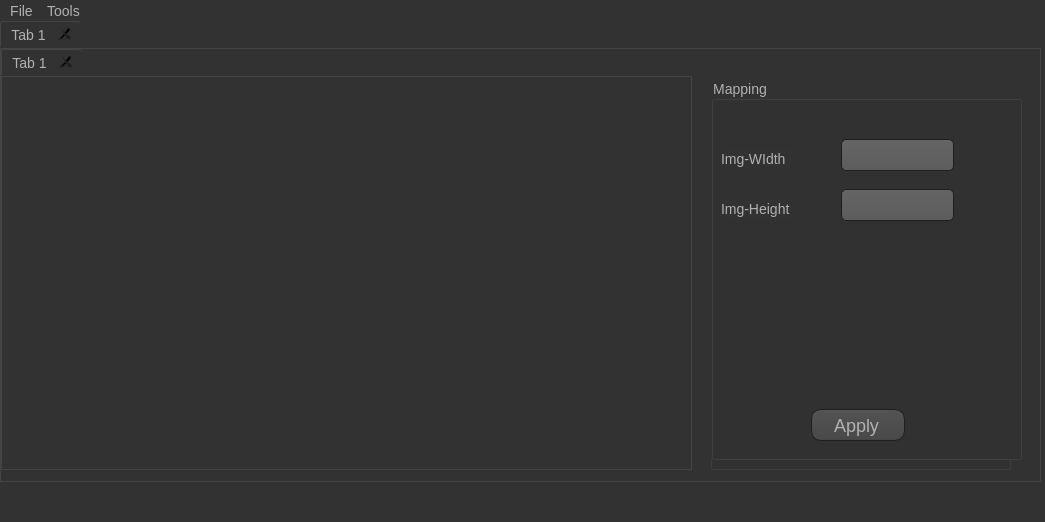
<?xml version="1.0" encoding="UTF-8"?>
<ui version="4.0">
 <class>MainWindow</class>
 <widget class="QMainWindow" name="MainWindow">
  <property name="geometry">
   <rect>
    <x>0</x>
    <y>0</y>
    <width>1045</width>
    <height>522</height>
   </rect>
  </property>
  <property name="windowTitle">
   <string>MainWindow</string>
  </property>
  <property name="styleSheet">
   <string notr="true">QToolTip
{
     border: 1px solid black;
     background-color: #ffa02f;
     padding: 1px;
     border-radius: 3px;
     opacity: 100;
}

QWidget
{
    color: #b1b1b1;
    background-color: #323232;
    font-size: 14px;

}

QWidget:item:hover
{
    background-color: QLinearGradient( x1: 0, y1: 0, x2: 0, y2: 1, stop: 0 #ffa02f, stop: 1 #ca0619);
    color: #000000;
}

QWidget:item:selected
{
    background-color: QLinearGradient( x1: 0, y1: 0, x2: 0, y2: 1, stop: 0 #ffa02f, stop: 1 #d7801a);
}

QMenuBar::item
{
    background: transparent;
}

QMenuBar::item:selected
{
    background: transparent;
    border: 1px solid #ffaa00;
}

QMenuBar::item:pressed
{
    background: #444;
    border: 1px solid #000;
    background-color: QLinearGradient(
        x1:0, y1:0,
        x2:0, y2:1,
        stop:1 #212121,
        stop:0.4 #343434/*,
        stop:0.2 #343434,
        stop:0.1 #ffaa00*/
    );
    margin-bottom:-1px;
    padding-bottom:1px;
}

QMenu
{
    border: 1px solid #000;
}

QMenu::item
{
    padding: 2px 20px 2px 20px;
}

QMenu::item:selected
{
    color: #000000;
}

QWidget:disabled
{
    color: #404040;
    background-color: #323232;
}

QAbstractItemView
{
    background-color: QLinearGradient( x1: 0, y1: 0, x2: 0, y2: 1, stop: 0 #4d4d4d, stop: 0.1 #646464, stop: 1 #5d5d5d);
}

QWidget:focus
{
    /*border: 2px solid QLinearGradient( x1: 0, y1: 0, x2: 0, y2: 1, stop: 0 #ffa02f, stop: 1 #d7801a);*/
}

QLineEdit
{
    background-color: QLinearGradient( x1: 0, y1: 0, x2: 0, y2: 1, stop: 0 #4d4d4d, stop: 0 #646464, stop: 1 #5d5d5d);
    padding: 1px;
    border-style: solid;
    border: 1px solid #1e1e1e;
    border-radius: 5;
}

QPushButton
{
    color: #b1b1b1;
    background-color: QLinearGradient( x1: 0, y1: 0, x2: 0, y2: 1, stop: 0 #565656, stop: 0.1 #525252, stop: 0.5 #4e4e4e, stop: 0.9 #4a4a4a, stop: 1 #464646);
    border-width: 1px;
    border-color: #1e1e1e;
    border-style: solid;
    border-radius: 10;
    padding: 3px;
    font-size: 18px;
    padding-left: 5px;
    padding-right: 8px;
}

QPushButton:pressed
{
    background-color: QLinearGradient( x1: 0, y1: 0, x2: 0, y2: 1, stop: 0 #2d2d2d, stop: 0.1 #2b2b2b, stop: 0.5 #292929, stop: 0.9 #282828, stop: 1 #252525);
}

QComboBox
{
    selection-background-color: #3D7848;
    background-color: #3D7848;
    border-style: solid;
    border: 1px solid #1e1e1e;
    border-radius: 5;
    font-size: 18px;

}

QComboBox:hover,QPushButton:hover
{
    border: 2px solid QLinearGradient( x1: 0, y1: 0, x2: 0, y2: 1, stop: 0 #ffa02f, stop: 1 #d7801a);
}


QComboBox:on
{
    padding-top: 3px;
    padding-left: 4px;
    background-color: #3D7848 ;
    selection-background-color: #3D7848;
}

QComboBox QAbstractItemView
{
    border: 2px solid darkgray;
    selection-background-color: #3D7848;
}

QComboBox::drop-down
{
     subcontrol-origin: padding;
     subcontrol-position: top right;
     width: 15px;

     border-left-width: 0px;
     border-left-color: darkgray;
     border-left-style: solid; /* just a single line */
     border-top-right-radius: 3px; /* same radius as the QComboBox */
     border-bottom-right-radius: 3px;
 }

QComboBox::down-arrow
{
     image: url(:/down_arrow.png);
}

QGroupBox:focus
{
border: 2px solid QLinearGradient( x1: 0, y1: 0, x2: 0, y2: 1, stop: 0 #ffa02f, stop: 1 #d7801a);
}

QTextEdit:focus
{
    border: 2px solid QLinearGradient( x1: 0, y1: 0, x2: 0, y2: 1, stop: 0 #ffa02f, stop: 1 #d7801a);
}

QScrollBar:horizontal {
     border: 1px solid #222222;
     background: QLinearGradient( x1: 0, y1: 0, x2: 0, y2: 1, stop: 0.0 #121212, stop: 0.2 #282828, stop: 1 #484848);
     height: 7px;
     margin: 0px 16px 0 16px;
}

QScrollBar::handle:horizontal
{
      background: QLinearGradient( x1: 0, y1: 0, x2: 1, y2: 0, stop: 0 #ffa02f, stop: 0.5 #d7801a, stop: 1 #ffa02f);
      min-height: 20px;
      border-radius: 2px;
}

QScrollBar::add-line:horizontal {
      border: 1px solid #1b1b19;
      border-radius: 2px;
      background: QLinearGradient( x1: 0, y1: 0, x2: 1, y2: 0, stop: 0 #ffa02f, stop: 1 #d7801a);
      width: 14px;
      subcontrol-position: right;
      subcontrol-origin: margin;
}

QScrollBar::sub-line:horizontal {
      border: 1px solid #1b1b19;
      border-radius: 2px;
      background: QLinearGradient( x1: 0, y1: 0, x2: 1, y2: 0, stop: 0 #ffa02f, stop: 1 #d7801a);
      width: 14px;
     subcontrol-position: left;
     subcontrol-origin: margin;
}

QScrollBar::right-arrow:horizontal, QScrollBar::left-arrow:horizontal
{
      border: 1px solid black;
      width: 1px;
      height: 1px;
      background: white;
}

QScrollBar::add-page:horizontal, QScrollBar::sub-page:horizontal
{
      background: none;
}

QScrollBar:vertical
{
      background: QLinearGradient( x1: 0, y1: 0, x2: 1, y2: 0, stop: 0.0 #121212, stop: 0.2 #282828, stop: 1 #484848);
      width: 7px;
      margin: 16px 0 16px 0;
      border: 1px solid #222222;
}

QScrollBar::handle:vertical
{
      background: QLinearGradient( x1: 0, y1: 0, x2: 0, y2: 1, stop: 0 #ffa02f, stop: 0.5 #d7801a, stop: 1 #ffa02f);
      min-height: 20px;
      border-radius: 2px;
}

QScrollBar::add-line:vertical
{
      border: 1px solid #1b1b19;
      border-radius: 2px;
      background: QLinearGradient( x1: 0, y1: 0, x2: 0, y2: 1, stop: 0 #ffa02f, stop: 1 #d7801a);
      height: 14px;
      subcontrol-position: bottom;
      subcontrol-origin: margin;
}

QScrollBar::sub-line:vertical
{
      border: 1px solid #1b1b19;
      border-radius: 2px;
      background: QLinearGradient( x1: 0, y1: 0, x2: 0, y2: 1, stop: 0 #d7801a, stop: 1 #ffa02f);
      height: 14px;
      subcontrol-position: top;
      subcontrol-origin: margin;
}

QScrollBar::up-arrow:vertical, QScrollBar::down-arrow:vertical
{
      border: 1px solid black;
      width: 1px;
      height: 1px;
      background: white;
}


QScrollBar::add-page:vertical, QScrollBar::sub-page:vertical
{
      background: none;
}

QTextEdit
{
    background-color: #242424;
}

QPlainTextEdit
{
    background-color: #242424;
}

QHeaderView::section
{
    background-color: QLinearGradient(x1:0, y1:0, x2:0, y2:1, stop:0 #616161, stop: 0.5 #505050, stop: 0.6 #434343, stop:1 #656565);
    color: white;
    padding-left: 4px;
    border: 1px solid #6c6c6c;
}

QCheckBox:disabled
{
color: #3D7848;
}

QDockWidget::title
{
    text-align: center;
    spacing: 3px; /* spacing between items in the tool bar */
    background-color: QLinearGradient(x1:0, y1:0, x2:0, y2:1, stop:0 #323232, stop: 0.5 #242424, stop:1 #323232);
}

QDockWidget::close-button, QDockWidget::float-button
{
    text-align: center;
    spacing: 1px; /* spacing between items in the tool bar */
    background-color: QLinearGradient(x1:0, y1:0, x2:0, y2:1, stop:0 #323232, stop: 0.5 #242424, stop:1 #323232);
}

QDockWidget::close-button:hover, QDockWidget::float-button:hover
{
    background: #242424;
}

QDockWidget::close-button:pressed, QDockWidget::float-button:pressed
{
    padding: 1px -1px -1px 1px;
}

QMainWindow::separator
{
    background-color: QLinearGradient(x1:0, y1:0, x2:0, y2:1, stop:0 #161616, stop: 0.5 #151515, stop: 0.6 #212121, stop:1 #343434);
    color: white;
    padding-left: 4px;
    border: 1px solid #4c4c4c;
    spacing: 3px; /* spacing between items in the tool bar */
}

QMainWindow::separator:hover
{

    background-color: QLinearGradient(x1:0, y1:0, x2:0, y2:1, stop:0 #d7801a, stop:0.5 #b56c17 stop:1 #ffa02f);
    color: white;
    padding-left: 4px;
    border: 1px solid #6c6c6c;
    spacing: 3px; /* spacing between items in the tool bar */
}

QToolBar::handle
{
     spacing: 3px; /* spacing between items in the tool bar */
     background: url(:/images/handle.png);
}

QMenu::separator
{
    height: 2px;
    background-color: QLinearGradient(x1:0, y1:0, x2:0, y2:1, stop:0 #161616, stop: 0.5 #151515, stop: 0.6 #212121, stop:1 #343434);
    color: white;
    padding-left: 4px;
    margin-left: 10px;
    margin-right: 5px;
}

QProgressBar
{
    border: 2px solid grey;
    border-radius: 5px;
    text-align: center;
}

QProgressBar::chunk
{
    background-color: #d7801a;
    width: 2.15px;
    margin: 0.5px;
}

QTabBar::tab {
    color: #b1b1b1;
    border: 1px solid #444;
    border-bottom-style: none;
    background-color: #323232;
    padding-left: 10px;
    padding-right: 10px;
    padding-top: 3px;
    padding-bottom: 2px;
    margin-right: -1px;
}

QTabWidget::pane {
    border: 1px solid #444;
    top: 1px;
}

QTabBar::tab:last
{
    margin-right: 0; /* the last selected tab has nothing to overlap with on the right */
    border-top-right-radius: 3px;
}

QTabBar::tab:first:!selected
{
 margin-left: 0px; /* the last selected tab has nothing to overlap with on the right */


    border-top-left-radius: 3px;
}

QTabBar::tab:!selected
{
    color: #b1b1b1;
    border-bottom-style: solid;
    margin-top: 3px;
    background-color: QLinearGradient(x1:0, y1:0, x2:0, y2:1, stop:1 #212121, stop:.4 #343434);
}

QTabBar::tab:selected
{
    border-top-left-radius: 3px;
    border-top-right-radius: 3px;
    margin-bottom: 0px;
}

QTabBar::tab:!selected:hover
{
    /*border-top: 2px solid #ffaa00;
    padding-bottom: 3px;*/
    border-top-left-radius: 3px;
    border-top-right-radius: 3px;
    background-color: QLinearGradient(x1:0, y1:0, x2:0, y2:1, stop:1 #212121, stop:0.4 #343434, stop:0.2 #343434, stop:0.1 #ffaa00);
}

QRadioButton::indicator:checked, QRadioButton::indicator:unchecked{
    color: #b1b1b1;
    background-color: #323232;
    border: 1px solid #b1b1b1;
    border-radius: 6px;
}

QRadioButton::indicator:checked
{
    background-color: qradialgradient(
        cx: 0.5, cy: 0.5,
        fx: 0.5, fy: 0.5,
        radius: 1.0,
        stop: 0.25 #ffaa00,
        stop: 0.3 #323232
    );
}

QCheckBox::indicator{
    color: #b1b1b1;
    background-color: #323232;
    border: 1px solid #b1b1b1;
    width: 9px;
    height: 9px;
}

QRadioButton::indicator
{
    border-radius: 6px;
}

QRadioButton::indicator:hover, QCheckBox::indicator:hover
{
    border: 1px solid #ffaa00;
}

QCheckBox::indicator:checked
{
    image:url(:/images/checkbox.png);
	background-color:#3D7848;
}

QCheckBox::indicator:disabled, QRadioButton::indicator:disabled
{
    border: 1px solid #444;
}
QListWidget::item {
    color: #b1b1b1;
    border: 1px solid #444;
    border-bottom-style: none;
    background-color: #323232;
    padding-left: 10px;
    padding-right: 10px;
    padding-top: 3px;
    padding-bottom: 2px;
    margin-right: -1px;
	height: 28px;
}</string>
  </property>
  <widget class="QWidget" name="centralwidget">
   <widget class="QTabWidget" name="tabWidget">
    <property name="geometry">
     <rect>
      <x>0</x>
      <y>0</y>
      <width>1041</width>
      <height>461</height>
     </rect>
    </property>
    <property name="currentIndex">
     <number>0</number>
    </property>
    <property name="tabsClosable">
     <bool>true</bool>
    </property>
    <property name="movable">
     <bool>true</bool>
    </property>
    <widget class="QWidget" name="tab">
     <attribute name="title">
      <string>Tab 1</string>
     </attribute>
     <widget class="QTabWidget" name="tabWidget_2">
      <property name="geometry">
       <rect>
        <x>0</x>
        <y>0</y>
        <width>691</width>
        <height>421</height>
       </rect>
      </property>
      <property name="currentIndex">
       <number>0</number>
      </property>
      <property name="tabsClosable">
       <bool>true</bool>
      </property>
      <property name="movable">
       <bool>true</bool>
      </property>
      <widget class="QWidget" name="tab_2">
       <attribute name="title">
        <string>Tab 1</string>
       </attribute>
      </widget>
     </widget>
     <widget class="QGroupBox" name="groupBox">
      <property name="enabled">
       <bool>true</bool>
      </property>
      <property name="geometry">
       <rect>
        <x>719</x>
        <y>80</y>
        <width>301</width>
        <height>161</height>
       </rect>
      </property>
      <property name="title">
       <string/>
      </property>
      <widget class="QPushButton" name="pushButton">
       <property name="geometry">
        <rect>
         <x>120</x>
         <y>110</y>
         <width>94</width>
         <height>32</height>
        </rect>
       </property>
       <property name="text">
        <string>Apply</string>
       </property>
       <property name="flat">
        <bool>true</bool>
       </property>
      </widget>
      <widget class="QComboBox" name="comboBox_2">
       <property name="geometry">
        <rect>
         <x>116</x>
         <y>30</y>
         <width>161</width>
         <height>41</height>
        </rect>
       </property>
       <item>
        <property name="text">
         <string>BLUR</string>
        </property>
       </item>
       <item>
        <property name="text">
         <string>DETAIL</string>
        </property>
       </item>
       <item>
        <property name="text">
         <string>CONTOUR</string>
        </property>
       </item>
       <item>
        <property name="text">
         <string>EDGE_ENHANCE</string>
        </property>
       </item>
       <item>
        <property name="text">
         <string>EDGE_ENHANCE_MORE</string>
        </property>
       </item>
       <item>
        <property name="text">
         <string>SMOOTH_MORE</string>
        </property>
       </item>
       <item>
        <property name="text">
         <string>EMBOSS</string>
        </property>
       </item>
       <item>
        <property name="text">
         <string>FIND_EDGES</string>
        </property>
       </item>
       <item>
        <property name="text">
         <string>SMOOTH</string>
        </property>
       </item>
       <item>
        <property name="text">
         <string>SHARPEN</string>
        </property>
       </item>
      </widget>
      <widget class="QLabel" name="label">
       <property name="geometry">
        <rect>
         <x>22</x>
         <y>29</y>
         <width>71</width>
         <height>31</height>
        </rect>
       </property>
       <property name="text">
        <string>Filters</string>
       </property>
      </widget>
     </widget>
     <widget class="QGroupBox" name="groupBox_2">
      <property name="geometry">
       <rect>
        <x>720</x>
        <y>50</y>
        <width>291</width>
        <height>331</height>
       </rect>
      </property>
      <property name="title">
       <string>Crop The Image</string>
      </property>
      <widget class="QLineEdit" name="lineEdit">
       <property name="geometry">
        <rect>
         <x>150</x>
         <y>40</y>
         <width>81</width>
         <height>41</height>
        </rect>
       </property>
      </widget>
      <widget class="QLabel" name="label_2">
       <property name="geometry">
        <rect>
         <x>50</x>
         <y>40</y>
         <width>91</width>
         <height>41</height>
        </rect>
       </property>
       <property name="text">
        <string>Top</string>
       </property>
      </widget>
      <widget class="QLineEdit" name="lineEdit_2">
       <property name="geometry">
        <rect>
         <x>150</x>
         <y>90</y>
         <width>81</width>
         <height>41</height>
        </rect>
       </property>
      </widget>
      <widget class="QLabel" name="label_3">
       <property name="geometry">
        <rect>
         <x>50</x>
         <y>180</y>
         <width>91</width>
         <height>41</height>
        </rect>
       </property>
       <property name="text">
        <string>Height</string>
       </property>
      </widget>
      <widget class="QLineEdit" name="lineEdit_3">
       <property name="geometry">
        <rect>
         <x>150</x>
         <y>140</y>
         <width>81</width>
         <height>41</height>
        </rect>
       </property>
      </widget>
      <widget class="QLabel" name="label_4">
       <property name="geometry">
        <rect>
         <x>50</x>
         <y>90</y>
         <width>91</width>
         <height>41</height>
        </rect>
       </property>
       <property name="text">
        <string>Left</string>
       </property>
      </widget>
      <widget class="QLineEdit" name="lineEdit_4">
       <property name="geometry">
        <rect>
         <x>150</x>
         <y>190</y>
         <width>81</width>
         <height>41</height>
        </rect>
       </property>
      </widget>
      <widget class="QLabel" name="label_5">
       <property name="geometry">
        <rect>
         <x>50</x>
         <y>140</y>
         <width>91</width>
         <height>41</height>
        </rect>
       </property>
       <property name="text">
        <string>Width</string>
       </property>
      </widget>
      <widget class="QPushButton" name="pushButton_2">
       <property name="geometry">
        <rect>
         <x>100</x>
         <y>250</y>
         <width>94</width>
         <height>32</height>
        </rect>
       </property>
       <property name="text">
        <string>Crop</string>
       </property>
      </widget>
     </widget>
     <widget class="QGroupBox" name="groupBox_3">
      <property name="geometry">
       <rect>
        <x>709</x>
        <y>60</y>
        <width>301</width>
        <height>361</height>
       </rect>
      </property>
      <property name="title">
       <string>Write On Image</string>
      </property>
      <widget class="QPushButton" name="pushButton_4">
       <property name="geometry">
        <rect>
         <x>110</x>
         <y>290</y>
         <width>94</width>
         <height>32</height>
        </rect>
       </property>
       <property name="text">
        <string>Apply</string>
       </property>
      </widget>
      <widget class="QLabel" name="label_6">
       <property name="geometry">
        <rect>
         <x>30</x>
         <y>70</y>
         <width>63</width>
         <height>20</height>
        </rect>
       </property>
       <property name="text">
        <string>Text</string>
       </property>
      </widget>
      <widget class="QLabel" name="label_10">
       <property name="geometry">
        <rect>
         <x>10</x>
         <y>170</y>
         <width>63</width>
         <height>20</height>
        </rect>
       </property>
       <property name="text">
        <string>Position-X</string>
       </property>
      </widget>
      <widget class="QLabel" name="label_11">
       <property name="geometry">
        <rect>
         <x>10</x>
         <y>210</y>
         <width>63</width>
         <height>20</height>
        </rect>
       </property>
       <property name="text">
        <string>Position-Y</string>
       </property>
      </widget>
      <widget class="QLineEdit" name="lineEdit_8">
       <property name="geometry">
        <rect>
         <x>80</x>
         <y>60</y>
         <width>221</width>
         <height>41</height>
        </rect>
       </property>
      </widget>
      <widget class="QLineEdit" name="lineEdit_9">
       <property name="geometry">
        <rect>
         <x>80</x>
         <y>160</y>
         <width>113</width>
         <height>41</height>
        </rect>
       </property>
      </widget>
      <widget class="QLineEdit" name="lineEdit_10">
       <property name="geometry">
        <rect>
         <x>80</x>
         <y>210</y>
         <width>113</width>
         <height>41</height>
        </rect>
       </property>
      </widget>
      <widget class="QLineEdit" name="lineEdit_11">
       <property name="geometry">
        <rect>
         <x>80</x>
         <y>110</y>
         <width>113</width>
         <height>41</height>
        </rect>
       </property>
      </widget>
      <widget class="QLabel" name="label_12">
       <property name="geometry">
        <rect>
         <x>10</x>
         <y>120</y>
         <width>63</width>
         <height>20</height>
        </rect>
       </property>
       <property name="text">
        <string>Font Size</string>
       </property>
      </widget>
     </widget>
     <widget class="QGroupBox" name="groupBox_4">
      <property name="geometry">
       <rect>
        <x>710</x>
        <y>30</y>
        <width>311</width>
        <height>381</height>
       </rect>
      </property>
      <property name="title">
       <string>Mapping</string>
      </property>
      <widget class="QPushButton" name="pushButton_5">
       <property name="geometry">
        <rect>
         <x>100</x>
         <y>330</y>
         <width>94</width>
         <height>32</height>
        </rect>
       </property>
       <property name="text">
        <string>Apply</string>
       </property>
      </widget>
      <widget class="QLabel" name="label_13">
       <property name="geometry">
        <rect>
         <x>10</x>
         <y>70</y>
         <width>71</width>
         <height>20</height>
        </rect>
       </property>
       <property name="text">
        <string>Img-WIdth</string>
       </property>
      </widget>
      <widget class="QLabel" name="label_14">
       <property name="geometry">
        <rect>
         <x>10</x>
         <y>120</y>
         <width>71</width>
         <height>20</height>
        </rect>
       </property>
       <property name="text">
        <string>Img-Height</string>
       </property>
      </widget>
      <widget class="QLineEdit" name="lineEdit_12">
       <property name="geometry">
        <rect>
         <x>130</x>
         <y>60</y>
         <width>113</width>
         <height>32</height>
        </rect>
       </property>
      </widget>
      <widget class="QLineEdit" name="lineEdit_13">
       <property name="geometry">
        <rect>
         <x>130</x>
         <y>110</y>
         <width>113</width>
         <height>32</height>
        </rect>
       </property>
      </widget>
     </widget>
    </widget>
   </widget>
  </widget>
  <widget class="QMenuBar" name="menubar">
   <property name="geometry">
    <rect>
     <x>0</x>
     <y>0</y>
     <width>1045</width>
     <height>25</height>
    </rect>
   </property>
   <widget class="QMenu" name="menuFile">
    <property name="title">
     <string>File</string>
    </property>
    <addaction name="actionOpen_Images"/>
    <addaction name="actionSave_Images"/>
   </widget>
   <widget class="QMenu" name="menuFilters">
    <property name="title">
     <string>Tools</string>
    </property>
    <addaction name="actionApply_Filter"/>
    <addaction name="actionCrop_Image"/>
    <addaction name="actionWrite_Text_On_Imge"/>
    <addaction name="actionMappin_An_Image"/>
   </widget>
   <addaction name="menuFile"/>
   <addaction name="menuFilters"/>
  </widget>
  <widget class="QStatusBar" name="statusbar"/>
  <action name="actionOpen_Images">
   <property name="text">
    <string>Open Images</string>
   </property>
  </action>
  <action name="actionSave_Images">
   <property name="text">
    <string>Save Image</string>
   </property>
  </action>
  <action name="actionApply_Filter">
   <property name="text">
    <string>Apply Filter</string>
   </property>
  </action>
  <action name="actionCrop_Image">
   <property name="text">
    <string>Crop Image</string>
   </property>
  </action>
  <action name="actionWrite_Text_On_Imge">
   <property name="text">
    <string>Write Text On Imge</string>
   </property>
  </action>
  <action name="actionMappin_An_Image">
   <property name="text">
    <string>Mappin An Image</string>
   </property>
  </action>
 </widget>
 <resources/>
 <connections/>
</ui>
